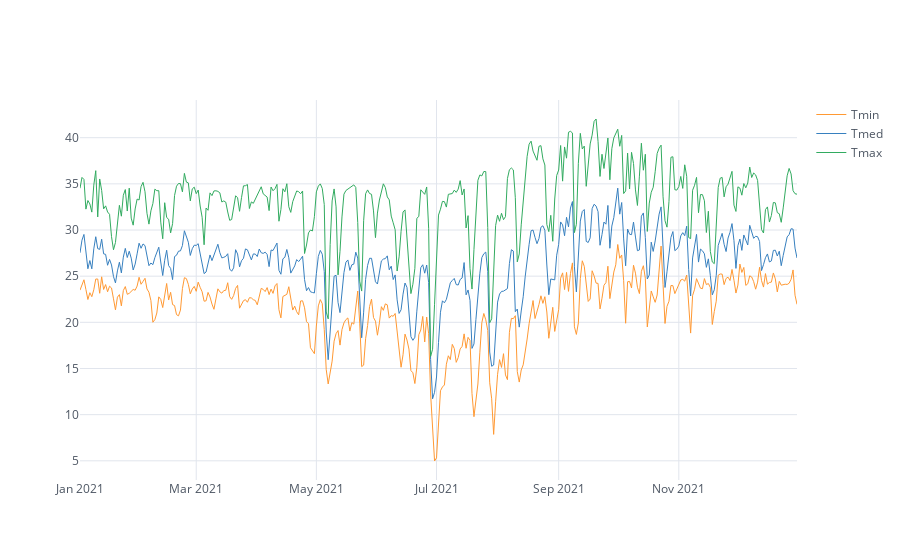

Here is the notebook cell this chart was saved with:
### Markdown cell above
## Gráfico de linha

### Code cell
ds_diario[['Tmin', 'Tmed', 'Tmax']].iplot(kind='line', width=1)

### Figure 1 — Plotly figure (JSON) as saved in the notebook; plotly's stock layout.template omitted (floating-point values rounded to 4 significant figures; data arrays with more than 128 entries replaced by an {"elided": "..."} marker saying what was removed)
{"data": [{"line": {"color": "rgba(255, 153, 51, 1.0)", "dash": "solid", "shape": "linear", "width": 1}, "mode": "lines", "name": "Tmin", "text": "", "type": "scatter", "x": {"elided": "365 str values"}, "y": {"elided": "365 float values"}}, {"line": {"color": "rgba(55, 128, 191, 1.0)", "dash": "solid", "shape": "linear", "width": 1}, "mode": "lines", "name": "Tmed", "text": "", "type": "scatter", "x": {"elided": "365 str values"}, "y": {"elided": "365 float values"}}, {"line": {"color": "rgba(50, 171, 96, 1.0)", "dash": "solid", "shape": "linear", "width": 1}, "mode": "lines", "name": "Tmax", "text": "", "type": "scatter", "x": {"elided": "365 str values"}, "y": {"elided": "365 float values"}}], "layout": {"legend": {"bgcolor": "#FFFFFF", "font": {"color": "#4D5663"}}, "paper_bgcolor": "#FFFFFF", "plot_bgcolor": "#FFFFFF", "title": {"font": {"color": "#4D5663"}}, "xaxis": {"gridcolor": "#E1E5ED", "showgrid": true, "tickfont": {"color": "#4D5663"}, "title": {"font": {"color": "#4D5663"}, "text": ""}, "zerolinecolor": "#E1E5ED"}, "yaxis": {"gridcolor": "#E1E5ED", "showgrid": true, "tickfont": {"color": "#4D5663"}, "title": {"font": {"color": "#4D5663"}, "text": ""}, "zerolinecolor": "#E1E5ED"}}}
